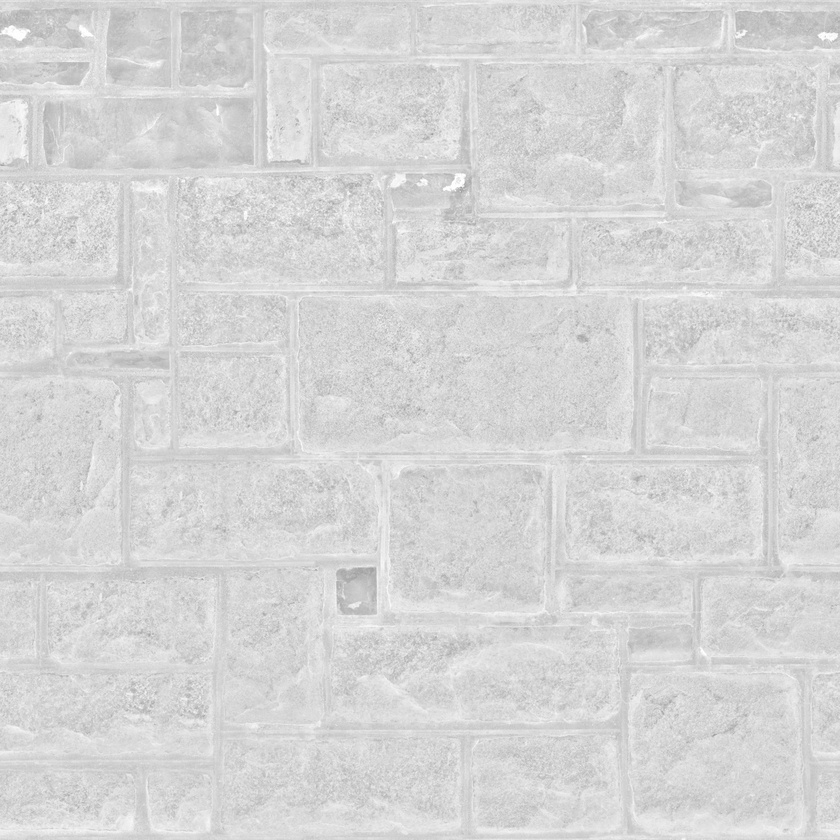
#> input picture assets3d/pbr/stone_wall_rough_2k.jpg, 840 x 840 px, shrunk from 2048 x 2048 before the run
$ python prepare_pbr_maps.py
#> lines starting #> are read from the running program, lines starting #| are printed output that depends on the picture
from __future__ import annotations

from pathlib import Path

from PIL import Image


ROOT = Path(__file__).resolve().parent
PBR_DIR = ROOT / "assets3d" / "pbr"


def pack_selector(roughness_path: Path, output_path: Path) -> None:
    """Pack AO/roughness/metalness into SimplePBR's selector RGB texture.

    SimplePBR samples selector.r as ambient occlusion, selector.g as
    roughness, and selector.b as metallic. Dungeon stone uses full AO,
    authored roughness, and zero metallic.
    """
    rough = Image.open(roughness_path).convert("L")
    ao = Image.new("L", rough.size, 255)
#> ao: PIL image 840x840 L; every value is 255
    metallic = Image.new("L", rough.size, 0)
#> metallic: PIL image 840x840 L; every value is 0
    Image.merge("RGB", (ao, rough, metallic)).save(output_path, quality=94)
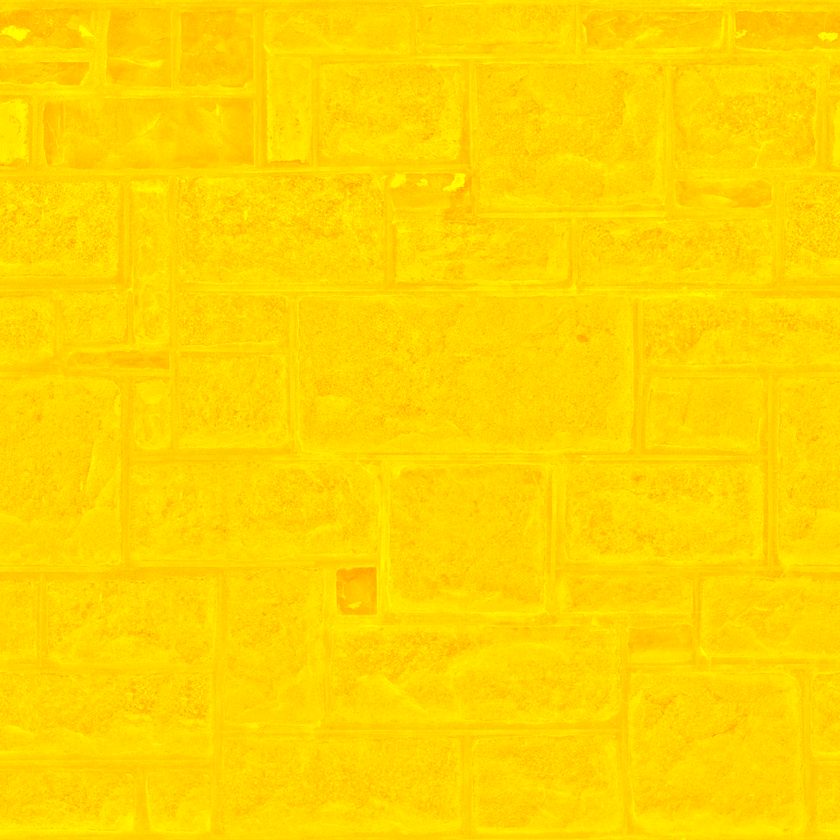
#> saved as stone_wall_selector_2k.jpg: PIL image 840x840 RGB; mean R, G, B 255, 213.7, 0


def main() -> None:
    PBR_DIR.mkdir(parents=True, exist_ok=True)
    flat_normal = Image.new("RGB", (8, 8), (128, 128, 255))
    flat_normal.save(PBR_DIR / "flat_normal.png")

    pack_selector(
        PBR_DIR / "stone_wall_rough_2k.jpg",
        PBR_DIR / "stone_wall_selector_2k.jpg",
    )
    pack_selector(
        PBR_DIR / "stone_floor_rough_2k.jpg",
        PBR_DIR / "stone_floor_selector_2k.jpg",
    )
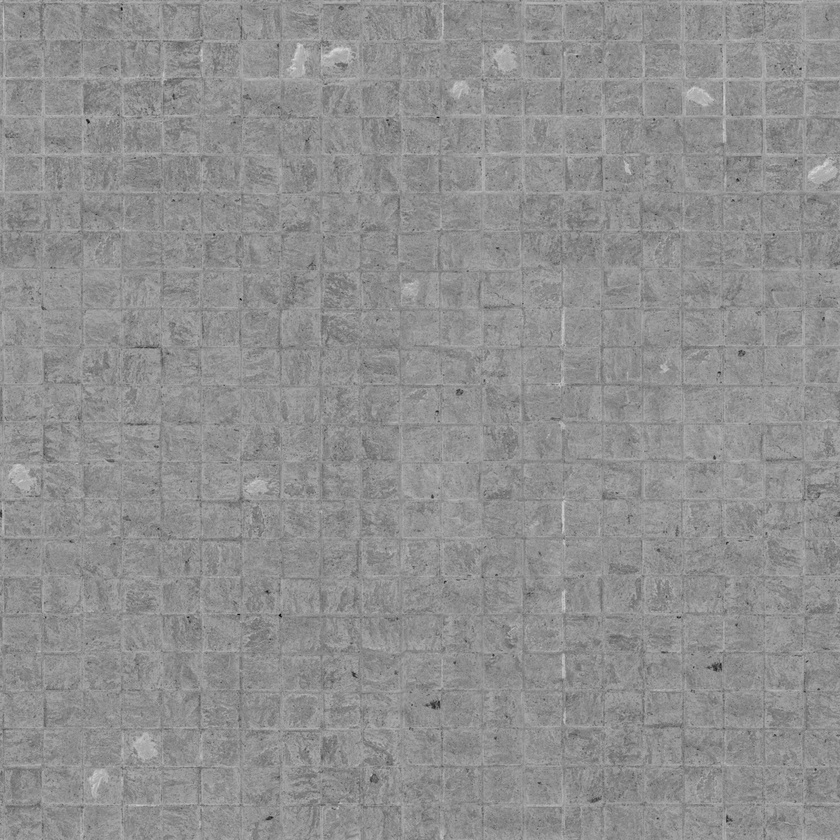
#> input picture assets3d/pbr/stone_floor_rough_2k.jpg, 840 x 840 px, shrunk from 2048 x 2048 before the run
#> in pack_selector, rough is the input picture: PIL image 840x840 L; min 7, max 219, mean 143.7
#> in pack_selector (call 2), `Image.merge("RGB", (ao, rough, metallic)).save(output_path, quality=94)`:
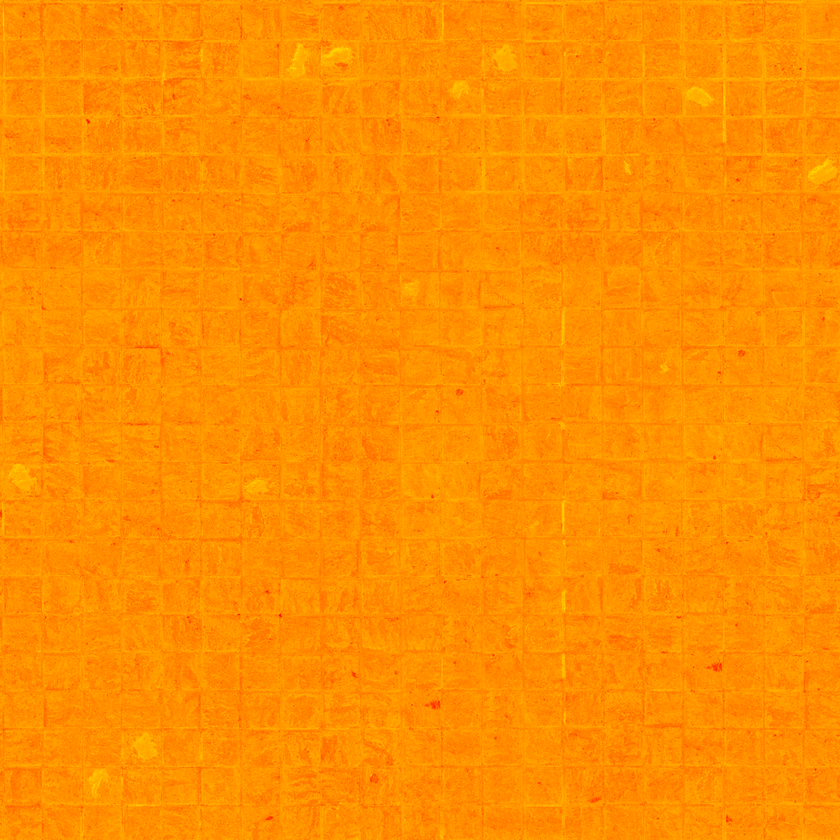
#> saved as stone_floor_selector_2k.jpg: PIL image 840x840 RGB; mean R, G, B 255, 143.7, 0

    print("Prepared SimplePBR normal/selector maps in", PBR_DIR)


if __name__ == "__main__":
    main()
